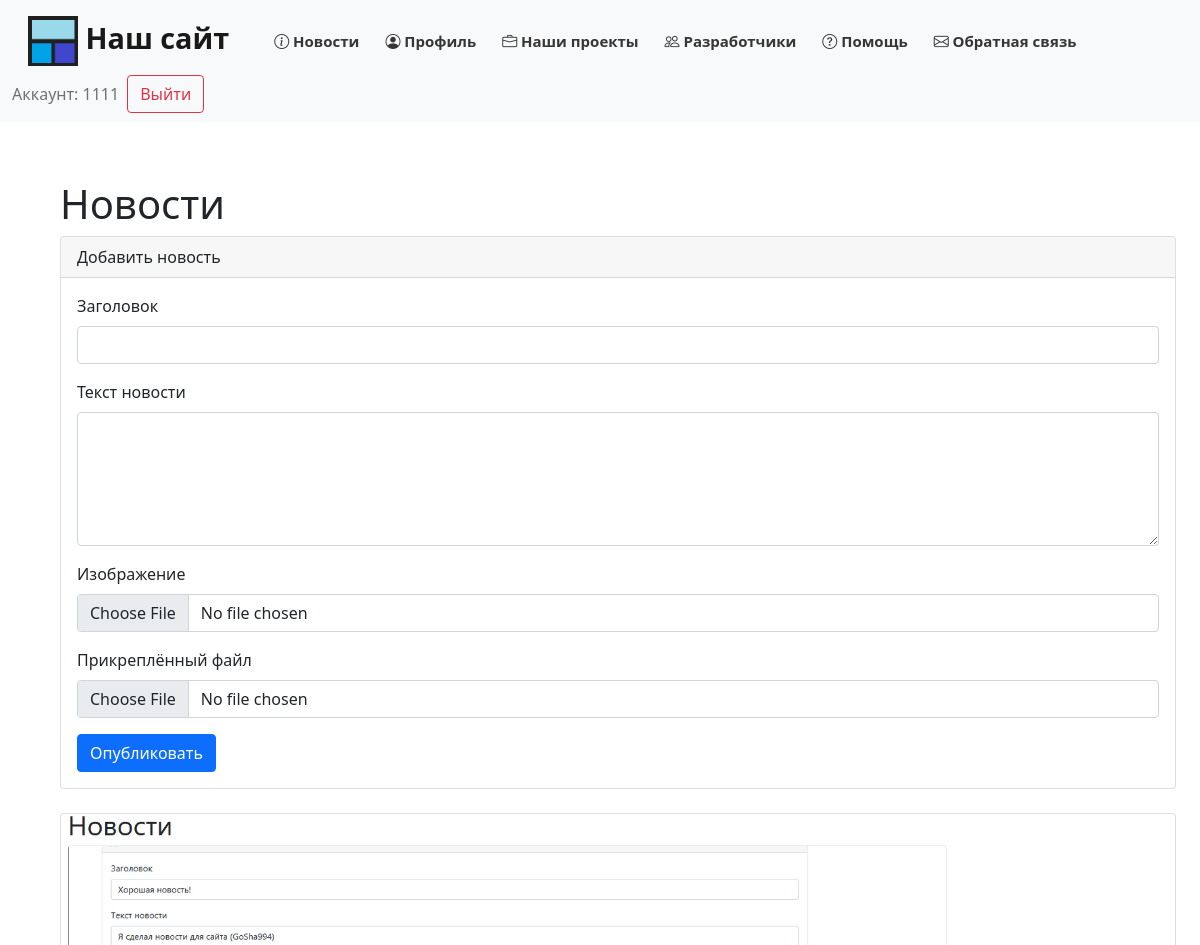
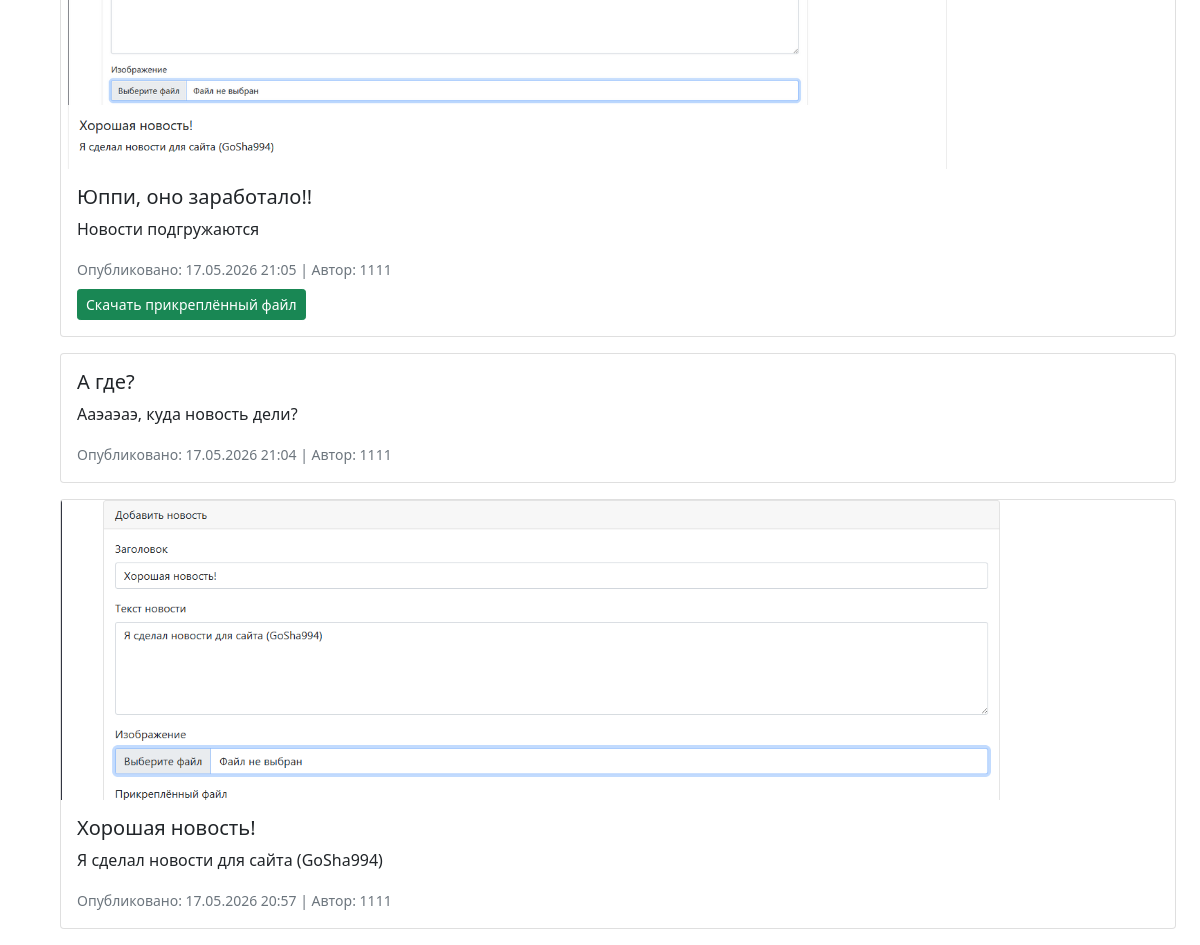
Page /news (signed in) on the committed database (2 pictures, top to bottom).
### data/users.py (models this page shows, shortened)
class User(SqlAlchemyBase, UserMixin):
    __tablename__ = 'users'
    id = sqlalchemy.Column(sqlalchemy.Integer, primary_key=True, autoincrement=True)
    name = sqlalchemy.Column(sqlalchemy.String, nullable=True)
    about = sqlalchemy.Column(sqlalchemy.String, nullable=True)
    email = sqlalchemy.Column(sqlalchemy.String, index=True, unique=True, nullable=True)
    hashed_password = sqlalchemy.Column(sqlalchemy.String, nullable=True)
    created_date = sqlalchemy.Column(sqlalchemy.DateTime, default=datetime.datetime.now)
    admin_status = sqlalchemy.Column(sqlalchemy.Integer, default=0)

### data/news.py (models this page shows)
class NewsPost(SqlAlchemyBase):
    __tablename__ = 'news'
    id = sqlalchemy.Column(sqlalchemy.Integer, primary_key=True, autoincrement=True)
    title = sqlalchemy.Column(sqlalchemy.String(200), nullable=False)
    content = sqlalchemy.Column(sqlalchemy.Text, nullable=False)
    image_filename = sqlalchemy.Column(sqlalchemy.String(300), nullable=True)
    file_filename = sqlalchemy.Column(sqlalchemy.String(300), nullable=True)
    author_id = sqlalchemy.Column(sqlalchemy.Integer, sqlalchemy.ForeignKey('users.id'))
    created_at = sqlalchemy.Column(sqlalchemy.DateTime, default=datetime.datetime.now)
    author = sqlalchemy.orm.relationship('User', lazy='joined')

### main.py (the view, shortened to what this page needs)
@app.route("/news", methods=['GET', 'POST'])
def news():
    ALLOWED_ADMINISTRATORS = load_admins()
    db_sess_read = db_session.create_session()
    posts = db_sess_read.query(NewsPost).options(joinedload(NewsPost.author)).order_by(NewsPost.created_at.desc()).all()
    db_sess_read.close()  # Закрываем сразу после чтения
    form = None
    if current_user.is_authenticated and current_user.name in ALLOWED_ADMINISTRATORS:
        form = NewsForm()
    return render_template("news.html", title="Новости", news=posts, form=form, can_post=(form is not None))

### forms/user.py
class NewsForm(FlaskForm):
    title = StringField('Заголовок', validators=[DataRequired()])
    content = TextAreaField('Текст новости', validators=[DataRequired()])
    image = FileField('Изображение', validators=[FileAllowed(['jpg', 'png', 'jpeg', 'gif'], 'Только картинки')])
    file = FileField('Прикреплённый файл',
                     validators=[FileAllowed(['pdf', 'zip', 'doc', 'docx'], 'Недопустимый формат')])
    submit = SubmitField('Опубликовать')

### data/db_session.py (called while the page is built)
def create_session() -> Session:
    global __factory
    return __factory()

### main.py (called while the page is built)
def load_admins():
    return {'1111': 1}

@login_manager.user_loader
def load_user(user_id):
    db_sess = db_session.create_session()
    return db_sess.get(User, int(user_id))

@app.context_processor
def inject_active_page():
    return {'active_page': request.endpoint}

@app.after_request
def add_cors_headers(response):
    response.headers['Access-Control-Allow-Origin'] = '*'
    response.headers['Access-Control-Allow-Methods'] = 'GET, POST, OPTIONS'
    response.headers['Access-Control-Allow-Headers'] = 'Content-Type'
    return response

### templates/news.html (shortened to what this page needs)
{% extends "base.html" %}
{% block content %}
<h1>Новости</h1>
{% if can_post %}
<div class="card mb-4">
    <div class="card-header">Добавить новость</div>
    <div class="card-body">
        <form method="post" enctype="multipart/form-data">
            <div class="mb-3">
                {{ form.title.label(class="form-label") }}
                {{ form.title(class="form-control") }}
            </div>
            <div class="mb-3">
                {{ form.content.label(class="form-label") }}
                {{ form.content(class="form-control", rows=5) }}
            </div>
            <div class="mb-3">
                {{ form.image.label(class="form-label") }}
                {{ form.image(class="form-control") }}
            </div>
            <div class="mb-3">
                {{ form.file.label(class="form-label") }}
                {{ form.file(class="form-control") }}
            </div>
            {{ form.submit(class="btn btn-primary") }}
        </form>
    </div>
</div>
{% endif %}
{% for item in news %}
<div class="card mb-3">
    {% if item.image_filename %}
    <img src="{{ url_for('static', filename=item.image_filename.split('static/')[-1]) }}"
         class="card-img-top" style="max-height: 300px; object-fit: cover;">
    {% endif %}
    <div class="card-body">
        <h5 class="card-title">{{ item.title }}</h5>
        <p class="card-text">{{ item.content }}</p>
        <small class="text-muted">
            Опубликовано: {{ item.created_at.strftime('%d.%m.%Y %H:%M') }} | Автор: {{ item.author.name }}
        </small>
        {% if item.file_filename %}
        <div class="mt-2">
            <a href="{{ url_for('static', filename=item.file_filename.split('static/')[-1]) }}" class="btn btn-sm btn-success" download>Скачать прикреплённый файл</a>
        </div>
        {% endif %}
    </div>
</div>
{% else %}
<p>Пока нет новостей.</p>
{% endfor %}
{% endblock %}

### templates/base.html (shortened to what this page needs)
<!doctype html>
<html lang="en">
<head>
    <link rel="stylesheet"
          href="https://cdn.jsdelivr.net/npm/bootstrap@5.0.0-beta1/dist/css/bootstrap.min.css"
>
</head>
<body>
<header>
    <link rel="stylesheet" href="https://cdn.jsdelivr.net/npm/bootstrap-icons@1.11.3/font/bootstrap-icons.min.css">
    <nav class="navbar navbar-light bg-light fixed-top">
        <div class="container-fluid">
            <div class="d-flex align-items-center">
                <a class="navbar-brand" href="/">
                    <img src="{{ url_for('static', filename='assets/icon.png') }}"
                         width="50"
                         height="50"
                         alt="Ошибка загрузки изображения">
                    Наш сайт
                </a>
                <a class="btn btn-light btn-custom-light rounded-4" href="/news"><i class="bi bi-info-circle"></i>
                    Новости</a>
                <a class="btn btn-light btn-custom-light rounded-4" href="/profile"><i class="bi-person-circle"></i>
                    Профиль</a>
                <a class="btn btn-light btn-custom-light rounded-4" href="/projects"><i class="bi bi-briefcase"></i>
                    Наши проекты</a>
                <a class="btn btn-light btn-custom-light rounded-4" href="/developers"><i class="bi bi-people"></i>
                    Разработчики</a>
                <a class="btn btn-light btn-custom-light rounded-4" href="/help"><i class="bi bi-question-circle"></i>
                    Помощь</a>
                <a class="btn btn-light btn-custom-light rounded-4" href="/re-help"><i class="bi bi-envelope"></i>
                    Обратная связь</a>
            </div>
            <div class="d-flex align-items-center">
                {% if current_user.is_authenticated %}
                <span class="navbar-text me-2">
                    Аккаунт: {{ current_user.name }}
                </span>
                <a class="btn btn-outline-danger" href="/logout">Выйти</a>
                {% else %}
                <a class="btn btn-primary me-2" href="/register">Зарегистрироваться</a>
                <a class="btn btn-success" href="/login">Войти</a>
                {% endif %}
            </div>
        </div>
    </nav>
</header>
<main style="margin-top: 180px;">
    <div role="main" class="container mt-4 mx-5">
        {% block content %}{% endblock %}
    </div>
</main>
</body>
</html>

### templates/base.html (style rules this page uses)
.btn-custom-light { border-radius: 0.5rem; color: #363636; font-weight: 650; font-family: 'Segoe UI', Tahoma, Geneva, Verdana, sans-serif; font-size: 15px; }
.navbar-brand { border-radius: 0.3rem; padding: 8px 16px; font-weight: 700; font-family: 'Segoe UI', Tahoma, Geneva, Verdana, sans-serif; font-size: 180%; }

### rows in the picture
User: name "1111"
NewsPost: image_filename (picture), title "Юппи, оно заработало!!", content "Новости подгружаются", created_at "17.05.2026 21:05", author.name "1111"
NewsPost: title "А где?", content "Ааэаэаэ, куда новость дели?", created_at "17.05.2026 21:04", author.name "1111"
NewsPost: image_filename (picture), title "Хорошая новость!", content "Я сделал новости для сайта (GoSha994)", created_at "17.05.2026 20:57", author.name "1111"
